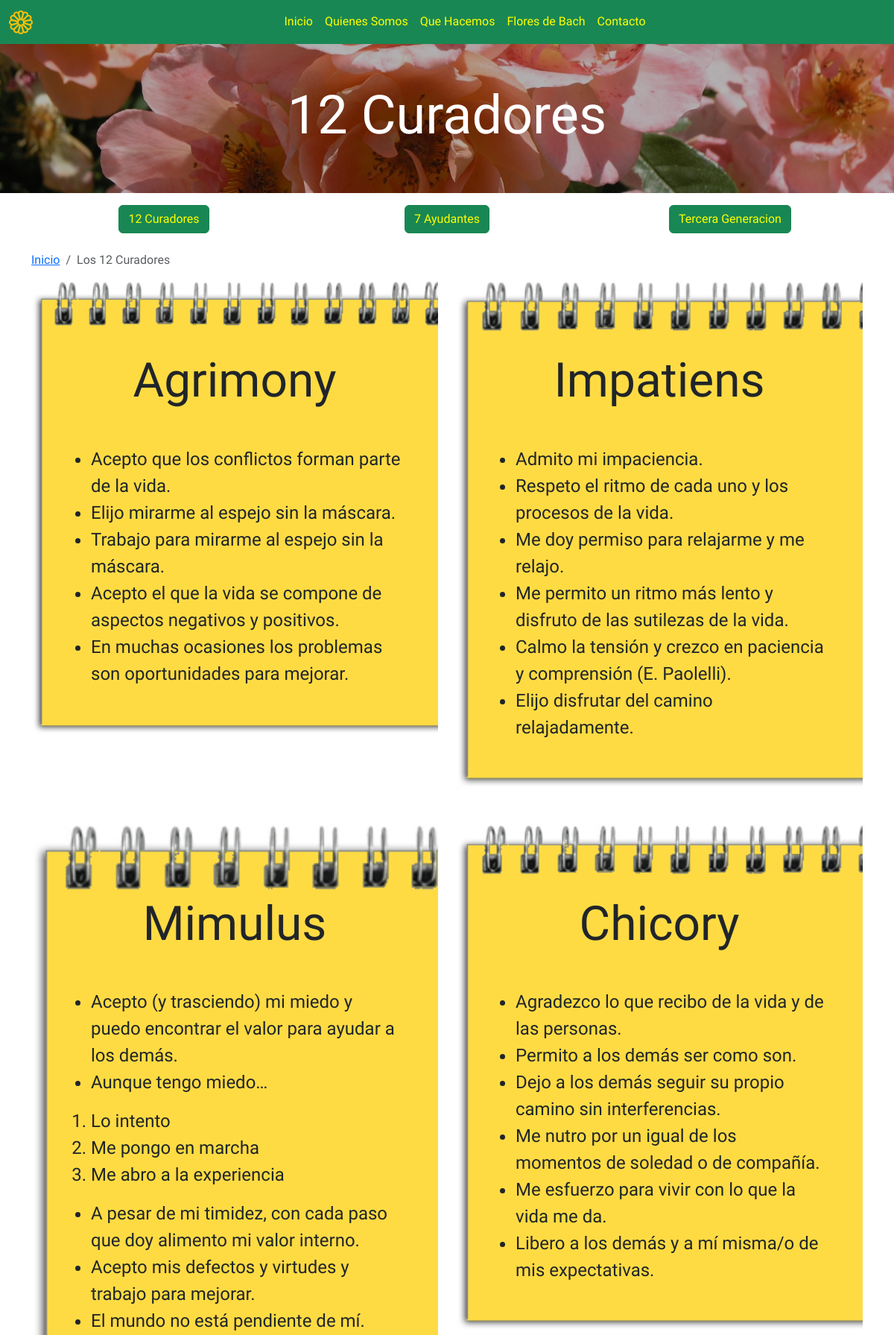
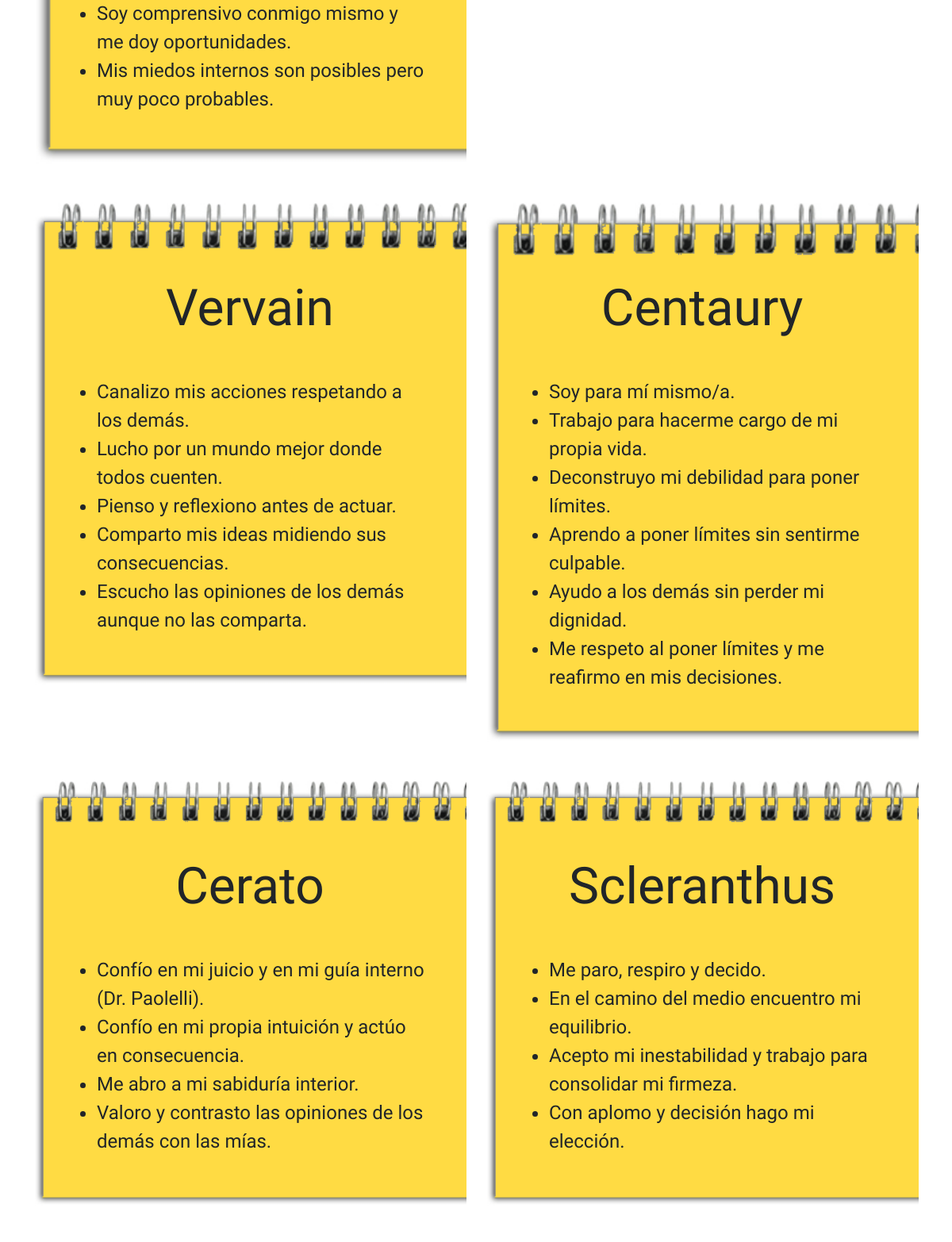
The page /curadores.php (upper part) on the database its author committed (2 pictures, top to bottom).
### tables this page shows
CREATE TABLE `curadores` (
  `id` int NOT NULL,
  `nombre` varchar(255) NOT NULL,
  `content` text NOT NULL
);

### curadores.php (the view)
<?php include 'templates/header.php';?>
<?php include 'templates/navbar.php';?>
<div class="container-fluid d-flex justify-content-center align-items-center mich" style="background-image:linear-gradient(rgba(0, 0, 0, 0.3), rgba(0, 0, 0, 0.3)), url('img/cinco-min.jpg');background-size:cover;height:200px;background-position:center;">
        <h1 class="text-white display-2">12 Curadores</h1>
     </div>
<div class="container">
<div class="row mt-3">
    <div class="col-md-4 d-flex justify-content-center mb-2 mich ">
        <a href="curadores" class="btn btn-success " style="color:yellow;">12 Curadores</a>
    </div>
    <div class="col-md-4 d-flex justify-content-center mb-2 mich ">
        <a href="ayudantes" class="btn btn-success " style="color:yellow;">7 Ayudantes</a>
    </div>
    <div class="col-md-4 d-flex justify-content-center  mb-2 mich ">
        <a href="tercerageneracion" class="btn btn-success " style="color:yellow;">Tercera Generacion</a>
    </div>
</div>
<div class="row mt-3">
          <div class="col-md-4 mich">
          <nav aria-label="breadcrumb">
                  <ol class="breadcrumb">
                  <li class="breadcrumb-item"><a href="index">Inicio</a></li>
                 <li class="breadcrumb-item active" aria-current="page">Los 12 Curadores</li>
                 </ol>
               </nav>
          </div>
        </div>
<div class="row">
         <?php
                include "config/db.php";
                $query = "select * from curadores";
                $result = mysqli_query($conn,$query);
                $cards = mysqli_fetch_all($result, MYSQLI_ASSOC);
            ?>
                         <?php if (isset($cards)): ?>
	                 <?php foreach ($cards as $card): ?>
                    <div class="col-md-6 mb-5">
                    <div class=" p-5 nota d-flex flex-column justify-content-between align-items-center"  style="background-image:url('img/pngegg.png');background-size:cover;
                    background-color:#FFDB43;">
                    <h2 class="mt-5 mb-5 display-3"><?php echo html_entity_decode($card['nombre']);?></h2>
                    <div class="fs-4" >
     <?php echo html_entity_decode($card['content']);?>
     </div>
                    </div>
  </div>
	<?php endforeach ?>
<?php else: ?>
	<h2>No posts available</h2>
<?php endif ?>
</div>
  </div>
  <?php include 'templates/footer.php';?>

### css/typo.css (style rules this page uses)
.mich { font-family: 'Michroma', sans-serif; }
.nota { font-family: 'Patrick Hand SC', cursive; }

### rows shown on the page
curadores: nombre "Agrimony", content "Acepto que los conflictos forman parte de la vida. Elijo mirarme al espejo sin la máscara. Trabajo para mirarme al espejo sin la máscara. Acepto el que la vida se compone de aspectos negativos y positivos. En muchas ocasiones los problemas son oportunidades para mejorar."
curadores: nombre "Impatiens", content "Admito mi impaciencia. Respeto el ritmo de cada uno y los procesos de la vida. Me doy permiso para relajarme y me relajo. Me permito un ritmo más lento y disfruto de las sutilezas de la vida. Calmo la tensión y crezco en paciencia y comprensión (E. Paolelli). Elijo disfrutar del camino relajadamente."
curadores: nombre "Mimulus", content "Acepto (y trasciendo) mi miedo y puedo encontrar el valor para ayudar a los demás. Aunque tengo miedo… Lo intento Me pongo en marcha Me abro a la experiencia A pesar de mi timidez, con cada paso que doy alimento mi valor interno. Acepto mis defectos y virtudes y trabajo para mejorar. El mundo no está pendiente de mí. Soy comprensivo conmigo mismo y me doy oportunidades. Mis miedos internos son posibles pero muy poco probables."
curadores: nombre "Chicory", content "Agradezco lo que recibo de la vida y de las personas. Permito a los demás ser como son. Dejo a los demás seguir su propio camino sin interferencias. Me nutro por un igual de los momentos de soledad o de compañía. Me esfuerzo para vivir con lo que la vida me da. Libero a los demás y a mí misma/o de mis expectativas."
curadores: nombre "Vervain", content "Canalizo mis acciones respetando a los demás. Lucho por un mundo mejor donde todos cuenten. Pienso y reflexiono antes de actuar. Comparto mis ideas midiendo sus consecuencias. Escucho las opiniones de los demás aunque no las comparta."
curadores: nombre "Centaury", content "Soy para mí mismo/a. Trabajo para hacerme cargo de mi propia vida. Deconstruyo mi debilidad para poner límites. Aprendo a poner límites sin sentirme culpable. Ayudo a los demás sin perder mi dignidad. Me respeto al poner límites y me reafirmo en mis decisiones."
curadores: nombre "Cerato", content "Confío en mi juicio y en mi guía interno (Dr. Paolelli). Confío en mi propia intuición y actúo en consecuencia. Me abro a mi sabiduría interior. Valoro y contrasto las opiniones de los demás con las mías."
curadores: nombre "Scleranthus", content "Me paro, respiro y decido. En el camino del medio encuentro mi equilibrio. Acepto mi inestabilidad y trabajo para consolidar mi firmeza. Con aplomo y decisión hago mi elección."
